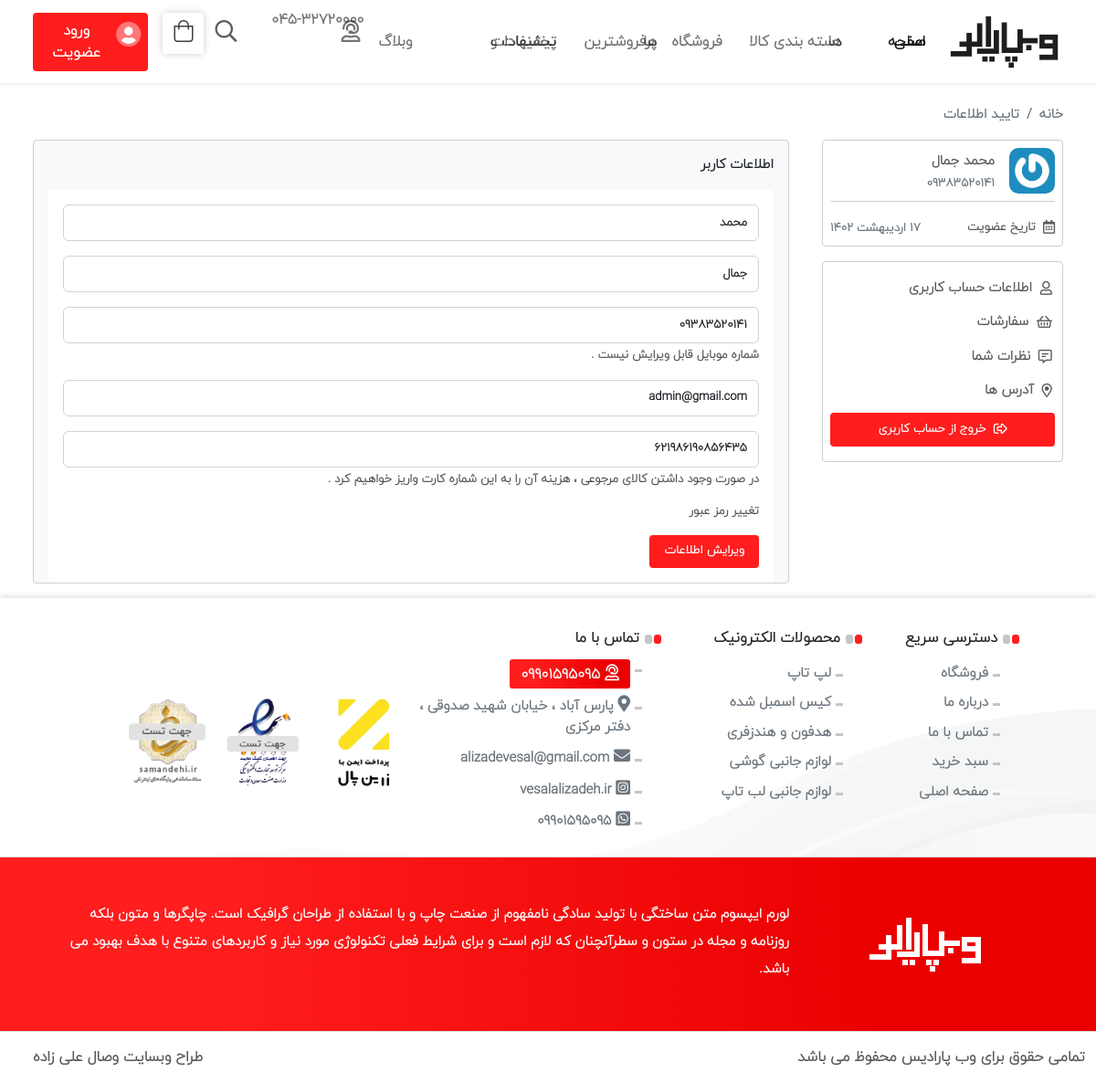
The app's page /dashboard/ (signed in) with its own data.
### account/models.py (models this page shows, shortened)
class User(AbstractUser):
    username = None
    bank_card = models.CharField(max_length=16, verbose_name='کارت بانکی', null=True)
    phone = models.CharField(_('phone'), max_length=11, unique=True,
    help_text =_('شماره موبال را با فرمت 09000000000 در 11 رقم وارد کنید .'),
    error_messages = {
        'unique': _("این شماره موبایل قبلا استفاده شده است ."),
        },
    )
    is_verified = models.BooleanField(
        _('verified'),
        default=False,
        help_text=_(
            'مشخص می کند که آیا این کاربر تلفن را تأیید کرده است یا خیر'
        ),
    )
    otp_secret = models.CharField(max_length=64, blank=True, null=True)
    otp_counter = models.SmallIntegerField(default=0)
    objects = CustomeUserManager()
    USERNAME_FIELD = 'phone'
    REQUIRED_FIELDS = []
    def jpublish(self):
        return jalali_converter(self.date_joined)

### dashboard/views.py (the view)
# urls.py: path('', DashboardInfoView.as_view(), name='dashboard-info'),
class DashboardInfoView(LoginRequiredMixin, SuccessMessageMixin, UpdateView):
    model = User
    template_name = 'dashboard/dashboard-info.html'
    form_class = DashboardInfoForm
    success_url = reverse_lazy('dashboard:dashboard-info')
    success_message = 'اطلاعات حساب کاربری با موفقیت ویرایش شد .'
    def get_object(self):
        return User.objects.get(pk=self.request.user.pk)
    def get_form_kwargs(self):
        kwargs = super(DashboardInfoView, self).get_form_kwargs()
        kwargs.update({
            'user': self.request.user
        })
        return kwargs

### dashboard/forms.py
class DashboardInfoForm(forms.ModelForm):
    def __init__(self, *args, **kwargs):
        user = kwargs.pop("user")
        super(DashboardInfoForm, self).__init__(*args, **kwargs)
        if not user.is_superuser:
            self.fields['phone'].disabled = True
    class Meta():
        model = User
        fields = ['email', 'first_name', 'last_name', 'phone', 'bank_card']

### extensions/jalali.py (called while the page is built)
    def persian_tuple(self):
        return self.persian_year, self.persian_month, self.persian_day

### extensions/utils.py (called while the page is built)
def persian_numbers_converter(mystr):
    numbers = {
        "0": "۰",
        "1": "۱",
        "2": "۲",
        "3": "۳",
        "4": "۴",
        "5": "۵",
        "6": "۶",
        "7": "۷",
        "8": "۸",
        "9": "۹",
    }
    for e, p in numbers.items():
        mystr = mystr.replace(e, p)
    return mystr

def jalali_converter(time):
    jmonth = ["فروردین", "اردیبهشت", "خرداد", "تیر", "مرداد", "شهریور", "مهر", "آبان", "آذر", "دی", "بهمن", "اسفند",]
    time = timezone.localtime(time)
    time_to_str = "{},{},{}".format(time.year, time.month, time.day)
    time_to_tuple = jalali.Gregorian(time_to_str).persian_tuple()
    time_to_list = list(time_to_tuple)
    for index , month in enumerate(jmonth):
        if time_to_list[1] == index + 1:
            time_to_list[1] = month
            break
    output = "{} {} {}".format(
        time_to_list[2],
        time_to_list[1],
        time_to_list[0],
    )
    return persian_numbers_converter(output)

### templates/dashboard/dashboard-info.html (shortened to what this page needs)
{% extends 'base.html' %}
{% load static %}
{% load widget_tweaks %}
{% block main %}
<section>
    <div class="container-fluid blog mb-3">
        <div class="row mx-lg-4 mx-0">
            <div class="blog-head px-0">
                <div class="row">
                    <nav aria-label="breadcrumb">
                        <ol class="breadcrumb pb-3 pt-4 mb-0 fs-small">
                            <li class="breadcrumb-item text-muted"><a href="#">خانه</a></li>
                            <li class="breadcrumb-item active" aria-current="page"> تایید اطلاعات </li>
                        </ol>
                    </nav>
                </div>
            </div>
            <div class="col-12 px-0">
                <div class="row d-flex align-items-start flex-wrap">
                    {% include 'dashboard/sidebar.html' %}
                    <div class="col-lg-9 ps-lg-4 mt-3 mt-lg-0">
                        <div class="w-col-12 border bg-light rounded px-3 pt-2">
                            <div class="d-flex-c-b py-2 mb-2">
                                <span class="fs-small text-dark">  اطلاعات کاربر  </span>
                            </div>
                            <div class="col-12 px-0 fs-small bg-wihte py-3 px-3 rounded">
                                <form method="post">{% csrf_token %}
                                    <div class="mb-3">
                                        {% render_field form.first_name class="form-control fs-m"%}
                                    </div>
                                    <div class="mb-3">
                                        {% render_field form.last_name class="form-control fs-m"%}
                                    </div>
                                    <div class="mb-3">
                                        {% render_field form.phone class="form-control fs-m"%}
                                        <div id="numberHelp" class="form-text">شماره موبایل قابل ویرایش نیست . </div>
                                    </div>
                                    <div class="mb-3">
                                        {% render_field form.email class="form-control fs-m"%}
                                    </div>
                                    <div class="mb-3">
                                        {% render_field form.bank_card class="form-control fs-m" placeholder='شماره کارت' %}
                                        <div id="cashbackHelp" class="form-text">در صورت وجود داشتن کالای مرجوعی ، هزینه آن را به این شماره کارت واریز خواهیم کرد .</div>
                                    </div>
                                    <div class="mb-3">
                                        <div id="cashbackHelp" class="form-text">تغییر رمز عبور</div>
                                    </div>
                                    <button type="submit"  class="btn bg-red text-light rounded px-3 py-2 fs-m"> ویرایش اطلاعات </button>
                                </form>
                            </div>
                        </div>
                    </div>
                </div>
            </div>
        </div>
    </div>
</section>
{% endblock %}

### templates/dashboard/sidebar.html
{% load static %}
<div class="col-lg-3 d-flex align-items-center justify-content-start flex-wrap">
    <div class="border rounded w-100 px-2 pt-2">
        <div class="w-100 d-flex border-bottom pb-2 mb-2">
            <img src="{% static 'img/profile-456.png' %}" class="profile-user-img" alt="">
            <div class="d-flex flex-column ps-3 pt-1">
                <span class="fs-small text-muted">{{ request.user.get_full_name }} </span>
                <span class="profile-user-number pt-1"> {{ request.user.phone }} </span>
            </div>
        </div>
        <div class="w-100 d-flex align-items-center justify-content-between py-2">
            <span class="fs-m text-muted"><i class="far fa-calendar-alt top-2 pe-1"></i> تاریخ عضویت </span>
            <span class="profile-user-number pt-1"> {{ request.user.jpublish }} </span>
        </div>
    </div>
    <div class="border rounded w-100 px-2 mt-3 pt-2">
        <ul class="nav flex-column mx-0 fs-small text-muted">
            <li class="nav-item">
                <a class="nav-link" href="{% url 'dashboard:dashboard-info' %}"><i class="far fa-user top-2 pe-1"></i> اطلاعات حساب کاربری </a>
            </li>
            <li class="nav-item">
                <a class="nav-link" href="#"><i class="far fa-shopping-basket top-2 pe-1"></i> سفارشات  </a>
            </li>
            <li class="nav-item">
                <a class="nav-link" href=""><i class="far fa-comment-alt-lines top-2 pe-1"></i> نظرات شما </a>
            </li>
            <li class="nav-item">
                <a class="nav-link" href="{% url 'dashboard:dashboard-address' %}"><i class="far fa-map-marker-alt top-2 pe-1"></i> آدرس ها </a>
            </li>
            <button class="btn bg-red text-light fw-bold rounded fs-m py-2 mt-2 mb-3"><i class="far fa-sign-out-alt top-2 pe-1"></i> خروج از حساب کاربری </button>
        </ul>
    </div>
</div>

### static/css/min.css (style rules this page uses)
.nav-call-box,a { color:#6c757d }
.bb-foot a i,.email-newsletter-blog i,.sel-color .form-check,.top-1,.top-2,.top-3 { position:relative!important }
.btn-red,.form-select option,body { font-weight:900!important }
.link,.link:hover,.submenu a,a,a:hover,ul li { text-decoration:none }
.menu a,a { line-height:0 }
:root { --Red:#FF1D1D;--bg-red:#FF1D1D;--bg-red-hover:#f10707;--Red-20:#ff1d1d42;--green:#6bb927;--Purple:#1d1a75;--pane-padding:5px 42px;--bs-btn-border-width:0px!important;--bg-green:#9de000!important;--bg-down:#13a300!important;--bg-red-disabled:#cf0000!important }
* { border:0;padding:0 }
body { font-size:16px!important;font-family:yekan!important }
ul li { list-style:none }
ul li a { color:#3e3e3e }
.container-fluid { max-width:1380px!important }
.rounded { border-radius:.25rem!important }
.col-form-label,.form-control,.form-select,.modal-title { font-weight:900!important;font-size:14px }
.bb-foot a i,.top-2 { top:2px;font-size:15px }
.fs-small { font-size:.92rem!important }
.fs-m { font-size:13px!important }
.bg-red { background-color:var(--bg-red) }
.d-flex-c-b { display:flex;align-items:center!important;justify-content:space-between!important;flex:wrap!important }
.bg-wihte { background-color:#fff!important }
.profile-user-img { width:50px;border-radius:10px }
.profile-user-number { font-size:13px;color:#6c757d }

### records on screen
User: user.get_full_name "محمد جمال", user.phone "09383520141", user.jpublish "۱۷ اردیبهشت ۱۴۰۲", first_name "محمد", last_name "جمال", phone "09383520141", email "admin@gmail.com", bank_card "621986190856435"
